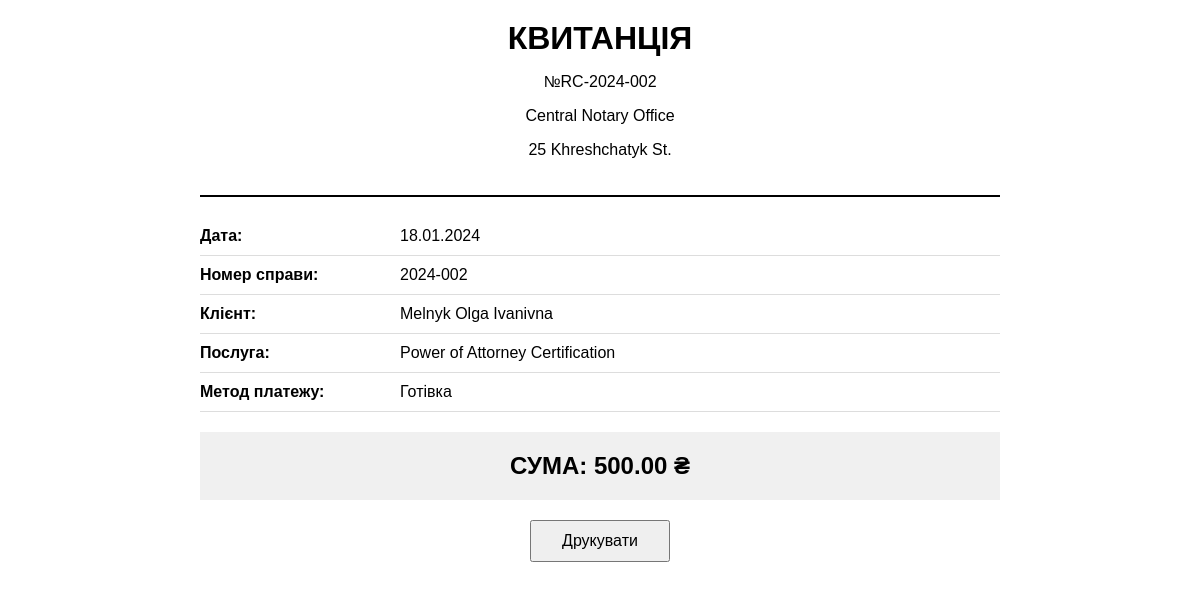
The page /public/payments/receipt/2 (signed in) on the database its author committed.
### tables this page shows
CREATE TABLE payments (
    payment_id    INT UNSIGNED AUTO_INCREMENT PRIMARY KEY,
    case_id       INT UNSIGNED NOT NULL,
    payment_date  DATE         NOT NULL,
    amount        DECIMAL(10,2) NOT NULL,
    method        ENUM('cash','card','bank_transfer','other')
                  NOT NULL DEFAULT 'cash',
    receipt_number VARCHAR(50),
    status        ENUM('pending','paid','cancelled','refunded')
                  NOT NULL DEFAULT 'pending',
    comment       VARCHAR(255),
    CONSTRAINT fk_payments_case
        FOREIGN KEY (case_id) REFERENCES notarial_cases(case_id)
        ON UPDATE CASCADE
        ON DELETE RESTRICT
);

CREATE TABLE offices (
    office_id INT UNSIGNED AUTO_INCREMENT PRIMARY KEY,
    name      VARCHAR(100) NOT NULL,
    address   VARCHAR(255) NOT NULL,
    city      VARCHAR(100) NOT NULL,
    phone     VARCHAR(20),
    email     VARCHAR(100),
    schedule  VARCHAR(255)
);

CREATE TABLE notarial_cases (
    case_id     INT UNSIGNED AUTO_INCREMENT PRIMARY KEY,
    case_number VARCHAR(30)  NOT NULL,
    open_date   DATE         NOT NULL,
    close_date  DATE,
    client_id   INT UNSIGNED NOT NULL,
    notary_id   INT UNSIGNED NOT NULL,
    service_id  INT UNSIGNED NOT NULL,
    status      ENUM('open','in_progress','closed','cancelled')
                NOT NULL DEFAULT 'open',
    notes       TEXT,
    CONSTRAINT uq_cases_number UNIQUE (case_number),
    CONSTRAINT fk_cases_client
        FOREIGN KEY (client_id) REFERENCES clients(client_id)
        ON UPDATE CASCADE
        ON DELETE RESTRICT,
    CONSTRAINT fk_cases_notary
        FOREIGN KEY (notary_id) REFERENCES notaries(notary_id)
        ON UPDATE CASCADE
        ON DELETE RESTRICT,
    CONSTRAINT fk_cases_service
        FOREIGN KEY (service_id) REFERENCES services(service_id)
        ON UPDATE CASCADE
        ON DELETE RESTRICT
);

CREATE TABLE services (
    service_id INT UNSIGNED AUTO_INCREMENT PRIMARY KEY,
    name       VARCHAR(100) NOT NULL,
    description TEXT,
    base_price DECIMAL(10,2) NOT NULL DEFAULT 0.00,
    is_active  TINYINT(1) NOT NULL DEFAULT 1
);

### app/Controllers/PaymentController.php (called while the page is built, shortened)
<?php
require_once ROOT_PATH . '/app/Models/Payment.php';
class PaymentController {
    public function receiptHtml($id) {
        $paymentModel = new Payment();
        $payment = $paymentModel->getByIdWithDetails($id);
        include ROOT_PATH . '/app/Views/payments/receipt.php';
    }
}

### public/index.php (called while the page is built, shortened)
<?php
require_once __DIR__ . '/../config/database.php';
require_once __DIR__ . '/../config/router.php';
require_once __DIR__ . '/../app/Models/BaseModel.php';
$router = new Router();
$router->get('/', 'HomeController', 'index');
$router->get('/login', 'AuthController', 'loginForm');
$router->post('/login', 'AuthController', 'login');
$router->get('/logout', 'AuthController', 'logout');
$router->get('/clients', 'ClientController', 'index');
$router->get('/clients/create', 'ClientController', 'createForm');
$router->post('/clients/create', 'ClientController', 'store');
$router->get('/clients/edit/{id}', 'ClientController', 'editForm');
$router->post('/clients/edit/{id}', 'ClientController', 'update');
$router->post('/clients/delete/{id}', 'ClientController', 'delete');
$router->get('/clients/view/{id}', 'ClientController', 'show');
$router->get('/notaries', 'NotaryController', 'index');
$router->get('/notaries/create', 'NotaryController', 'createForm');
$router->post('/notaries/create', 'NotaryController', 'store');
$router->get('/notaries/edit/{id}', 'NotaryController', 'editForm');
$router->post('/notaries/edit/{id}', 'NotaryController', 'update');
$router->post('/notaries/deactivate/{id}', 'NotaryController', 'deactivate');
$router->get('/offices', 'OfficeController', 'index');
$router->get('/offices/create', 'OfficeController', 'createForm');
$router->post('/offices/create', 'OfficeController', 'store');
$router->get('/offices/edit/{id}', 'OfficeController', 'editForm');
$router->post('/offices/edit/{id}', 'OfficeController', 'update');
$router->get('/services', 'ServiceController', 'index');
$router->get('/services/create', 'ServiceController', 'createForm');
$router->post('/services/create', 'ServiceController', 'store');
$router->get('/services/edit/{id}', 'ServiceController', 'editForm');
$router->post('/services/edit/{id}', 'ServiceController', 'update');
$router->get('/cases', 'CaseController', 'index');
$router->get('/cases/create', 'CaseController', 'createForm');
$router->post('/cases/create', 'CaseController', 'store');
$router->get('/cases/view/{id}', 'CaseController', 'show');
$router->post('/cases/status/{id}', 'CaseController', 'changeStatus');
$router->get('/cases/{case_id}/documents/upload', 'DocumentController', 'uploadForm');
$router->post('/cases/{case_id}/documents/upload', 'DocumentController', 'upload');
$router->get('/cases/{case_id}/documents', 'DocumentController', 'index');
$router->get('/documents/download/{id}', 'DocumentController', 'download');
$router->get('/payments', 'PaymentController', 'index');
$router->get('/cases/{case_id}/payments/create', 'PaymentController', 'createForm');
$router->post('/cases/{case_id}/payments/create', 'PaymentController', 'store');
$router->get('/payments/receipt/{id}', 'PaymentController', 'receiptHtml');
$router->get('/portal/check-status', 'ClientPortalController', 'checkStatusForm');
$router->post('/portal/check-status', 'ClientPortalController', 'checkStatus');
$router->get('/portal/application', 'ClientPortalController', 'applicationForm');
$router->post('/portal/application', 'ClientPortalController', 'submitApplication');
$router->setNotFound(function() {
    http_response_code(404);
    echo "<h1>404 - Сторінку не знайдено</h1>";
});
$router->dispatch();

### config/database.php (called while the page is built, shortened)
<?php
class Database {
    private static $instance = null;
    private $connection;
    private function __construct() {
        try {
            $dsn = "mysql:host=" . DB_HOST . ";dbname=" . DB_NAME . ";charset=" . DB_CHARSET;
            $options = [
                PDO::ATTR_ERRMODE => PDO::ERRMODE_EXCEPTION,
                PDO::ATTR_DEFAULT_FETCH_MODE => PDO::FETCH_ASSOC,
                PDO::ATTR_EMULATE_PREPARES => false,
            ];
            $this->connection = new PDO($dsn, DB_USER, DB_PASS, $options);
        } catch (PDOException $e) {
            die("Помилка підключення до БД: " . $e->getMessage());
        }
    }
    public static function getInstance() {
        if (self::$instance === null) {
            self::$instance = new self();
        }
        return self::$instance;
    }
    public function getConnection() {
        return $this->connection;
    }
}

### app/Models/BaseModel.php (called while the page is built, shortened)
<?php
abstract class BaseModel {
    protected $table;
    public function __construct() {
        $this->db = Database::getInstance()->getConnection();
    }
    protected function getPrimaryKeyName() {
        $specialCases = [
            'notarial_cases' => 'case_id',
            'users' => 'user_id',
            'documents' => 'document_id',
            'payments' => 'payment_id',
            'client_applications' => 'application_id'
        ];
        if (isset($specialCases[$this->table])) {
            return $specialCases[$this->table];
        }
        $singular = rtrim($this->table, 's');
        return $singular . '_id';
    }
}

### app/Models/Payment.php (called while the page is built, shortened)
<?php
class Payment extends BaseModel {
    public function getByIdWithDetails($paymentId) {
        $sql = "SELECT
                    p.*,
                    nc.case_number,
                    CONCAT(c.last_name, ' ', c.first_name, ' ', COALESCE(c.middle_name, '')) as client_name,
                    s.name as service_name,
                    o.name as office_name,
                    o.address as office_address
                FROM payments p
                INNER JOIN notarial_cases nc ON p.case_id = nc.case_id
                INNER JOIN clients c ON nc.client_id = c.client_id
                INNER JOIN services s ON nc.service_id = s.service_id
                INNER JOIN notaries n ON nc.notary_id = n.notary_id
                INNER JOIN offices o ON n.office_id = o.office_id
                WHERE p.payment_id = :payment_id";
        $stmt = $this->db->prepare($sql);
        $stmt->execute(['payment_id' => $paymentId]);
        return $stmt->fetch();
    }
    public function getMethodLabel($method) {
        $labels = [
            'cash' => 'Готівка',
            'card' => 'Картка',
            'bank_transfer' => 'Банківський переказ',
            'other' => 'Інше'
        ];
        return $labels[$method] ?? $method;
    }
}

### app/Views/payments/receipt.php (the view, shortened to what this page needs)
<!DOCTYPE html>
<html lang="uk">
<head>
</head>
<body>
    <div class="receipt-header">
        <h1>КВИТАНЦІЯ</h1>
        <p>№<?= htmlspecialchars($payment['receipt_number']) ?></p>
        <p><?= htmlspecialchars($payment['office_name']) ?></p>
        <p><?= htmlspecialchars($payment['office_address']) ?></p>
    </div>
    <div class="receipt-info">
        <div class="info-row">
            <div class="info-label">Дата:</div>
            <div class="info-value"><?= date('d.m.Y', strtotime($payment['payment_date'])) ?></div>
        </div>
        <div class="info-row">
            <div class="info-label">Номер справи:</div>
            <div class="info-value"><?= htmlspecialchars($payment['case_number']) ?></div>
        </div>
        <div class="info-row">
            <div class="info-label">Клієнт:</div>
            <div class="info-value"><?= htmlspecialchars($payment['client_name']) ?></div>
        </div>
        <div class="info-row">
            <div class="info-label">Послуга:</div>
            <div class="info-value"><?= htmlspecialchars($payment['service_name']) ?></div>
        </div>
        <div class="info-row">
            <div class="info-label">Метод платежу:</div>
            <div class="info-value">
                <?php
                $paymentModel = new Payment();
                echo htmlspecialchars($paymentModel->getMethodLabel($payment['method']));
                ?>
            </div>
        </div>
    </div>
    <div class="amount-box">
        СУМА: <?= number_format($payment['amount'], 2) ?> ₴
    </div>
    <div class="print-btn">
        <button onclick="window.print()" style="padding: 10px 30px; font-size: 16px; cursor: pointer;">
            Друкувати
        </button>
    </div>
</body>
</html>

### config/router.php (shortened to what this page needs)
<?php
class Router {
    private $routes = [];
    public function add($method, $pattern, $controller, $action) {
        $this->routes[] = [
            'method' => strtoupper($method),
            'pattern' => $pattern,
            'controller' => $controller,
            'action' => $action
        ];
    }
    public function dispatch() {
        $requestMethod = $_SERVER['REQUEST_METHOD'];
        $requestUri = $_GET['route'] ?? '/';
        $requestUri = '/' . trim($requestUri, '/');
        if ($requestUri !== '/') {
            $requestUri = rtrim($requestUri, '/');
        }
        foreach ($this->routes as $route) {
            if ($route['method'] !== $requestMethod) {
                continue;
            }
            $pattern = '#^' . preg_replace('/\{([a-z_]+)\}/', '(?P<$1>[^/]+)', $route['pattern']) . '$#';
            if (preg_match($pattern, $requestUri, $matches)) {
                $params = array_filter($matches, 'is_string', ARRAY_FILTER_USE_KEY);
                $controllerName = $route['controller'];
                $actionName = $route['action'];
                $controllerFile = ROOT_PATH . '/app/Controllers/' . $controllerName . '.php';
                if (file_exists($controllerFile)) {
                    $controller = new $controllerName();
                    if (method_exists($controller, $actionName)) {
                        call_user_func_array([$controller, $actionName], $params);
                        return;
                    }
                }
            }
        }
    }
}

### app/Views/payments/receipt.php (style rules this page uses)
body { font-family: Arial, sans-serif; max-width: 800px; margin: 0 auto; padding: 20px; }
.receipt-header { text-align: center; border-bottom: 2px solid #000; padding-bottom: 20px; margin-bottom: 20px; }
.receipt-header h1 { margin: 0 0 10px 0; }
.receipt-info { margin: 20px 0; }
.info-row { display: flex; padding: 10px 0; border-bottom: 1px solid #ddd; }
.info-label { font-weight: bold; width: 200px; }
.info-value { flex: 1; }
.amount-box { background: #f0f0f0; padding: 20px; margin: 20px 0; text-align: center; font-size: 24px; font-weight: bold; }
.print-btn { text-align: center; margin: 20px 0; }

### rows shown on the page
payments: receipt_number "RC-2024-002", offices.name "Central Notary Office", offices.address "25 Khreshchatyk St.", payment_date "18.01.2024", case.case_number "2024-002", client_name "Melnyk Olga Ivanivna", services.name "Power of Attorney Certification", method "Готівка", amount "500.00"
